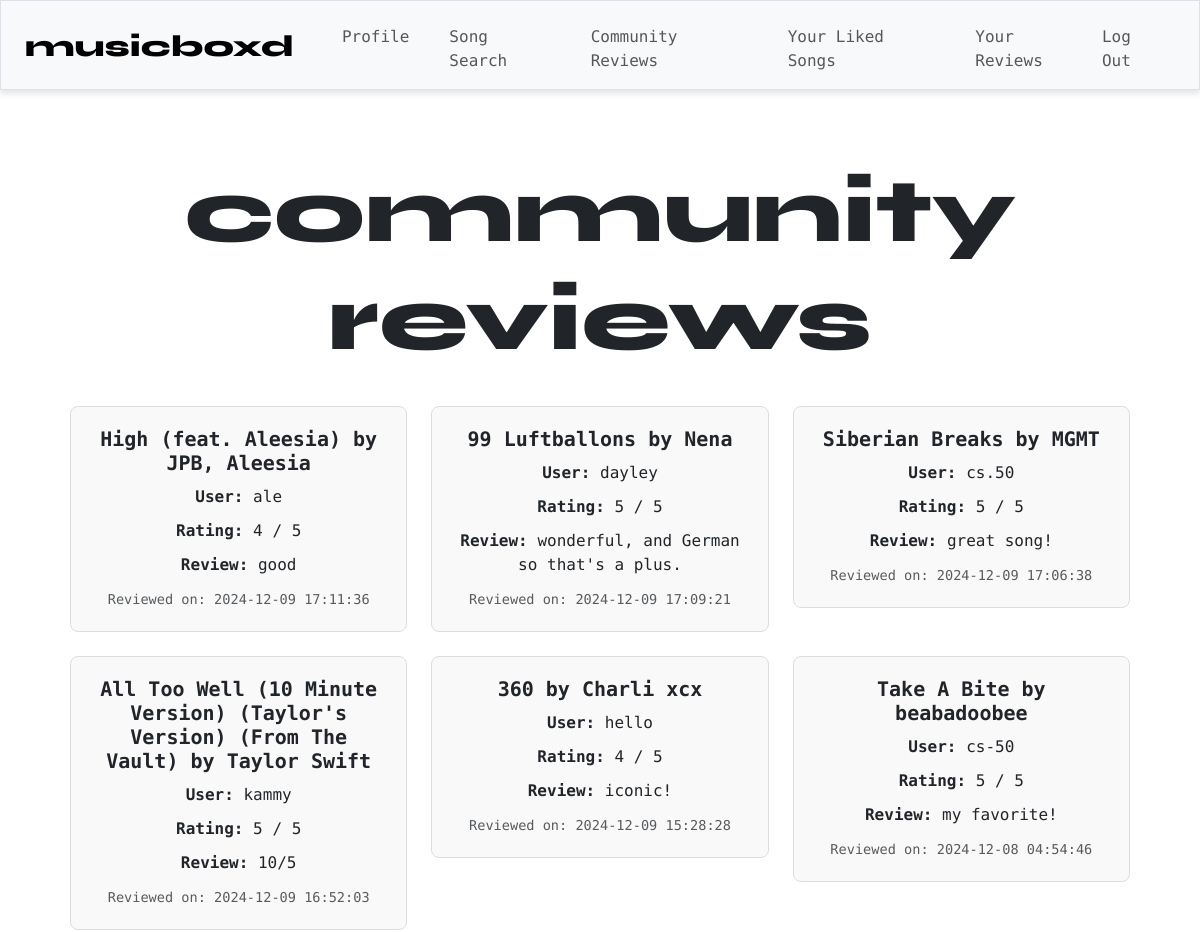
Before: /recent (signed in, upper part) with the older database file.
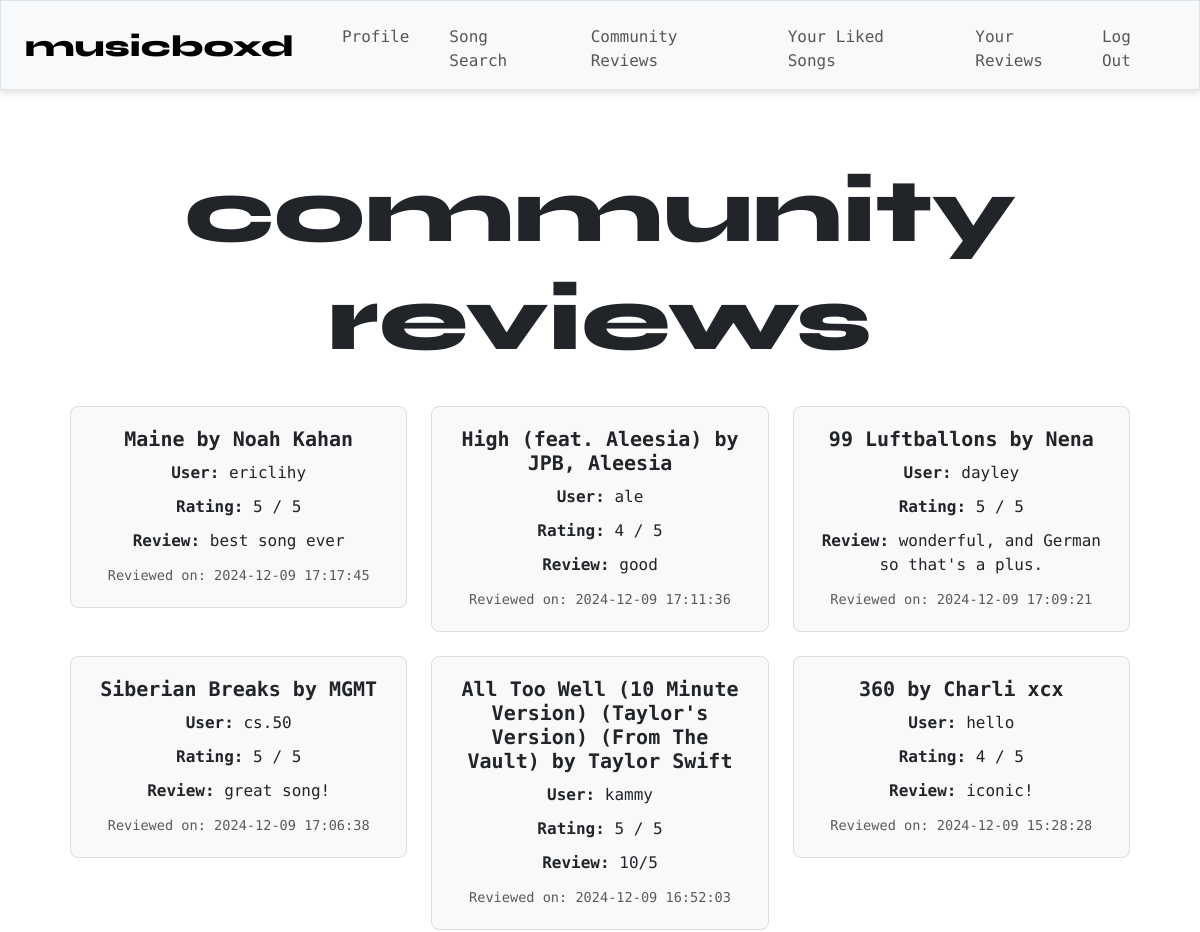
After: the same page with the newer database file.
### tables this page shows
CREATE TABLE reviews ( id INTEGER PRIMARY KEY, review TEXT NOT NULL, rating INTEGER NOT NULL, user_id INTEGER NOT NULL, song_id TEXT NOT NULL, timestamp DATETIME DEFAULT CURRENT_TIMESTAMP, FOREIGN KEY (user_id) REFERENCES users (id), FOREIGN KEY (song_id) REFERENCES songs (id) );

CREATE TABLE songs ( id TEXT PRIMARY KEY, title TEXT NOT NULL, artist TEXT NOT NULL);

CREATE TABLE users ( id INTEGER PRIMARY KEY, username TEXT NOT NULL UNIQUE, hash TEXT NOT NULL );

### app.py (the view)
@app.route("/recent")
@login_required
def recent():
    reviews = db.execute("""
        SELECT users.username, reviews.rating, reviews.timestamp, reviews.review,
               songs.title AS song_title, songs.artist AS song_artist
        FROM reviews
        JOIN users ON reviews.user_id = users.id
        JOIN songs ON reviews.song_id = songs.id
        ORDER BY reviews.timestamp DESC
    """)
    return render_template("recent.html", reviews=reviews)

### helpers.py (called while the page is built)
def login_required(f):
    @wraps(f)
    def decorated_function(*args, **kwargs):
        if session.get("user_id") is None:
            return redirect("/login")
        return f(*args, **kwargs)
    return decorated_function

### templates/recent.html (shortened to what this page needs)
{% extends "layout.html" %}
{% block main %}
    <div class="container">
        <h1 class="syne">community<br>reviews</h1>
        <br>
        {% if reviews %}
            <div class="row row-cols-1 row-cols-md-3 g-4">
                {% for review in reviews %}
                    <div class="col">
                        <div class="card">
                            <div class="card-body">
                                <h5 class="card-title">{{ review.song_title }} by {{ review.song_artist }}</h5>
                                <p class="card-text"><strong>User:</strong> {{ review.username }}</p>
                                <p class="card-text"><strong>Rating:</strong> {{ review.rating }} / 5</p>
                                <p class="card-text"><strong>Review:</strong> {{ review.review }}</p>
                                <p class="card-text"><small class="text-muted">Reviewed on: {{ review.timestamp }}</small></p>
                            </div>
                        </div>
                    </div>
                {% endfor %}
            </div>
        {% else %}
            <p class="text-muted">No reviews yet.</p>
        {% endif %}
    </div>
{% endblock %}

### templates/layout.html (shortened to what this page needs)
<!DOCTYPE html>
<html lang="en">
    <head>
        <link href="https://cdn.jsdelivr.net/npm/bootstrap@5.3.3/dist/css/bootstrap.min.css" rel="stylesheet">
        <link href="https://cdnjs.cloudflare.com/ajax/libs/font-awesome/6.0.0-beta3/css/all.min.css" rel="stylesheet">
        <link href="/static/styles.css" rel="stylesheet">
    </head>
    <body>
        {% if session["user_id"] %}
            <nav class="bg-light border navbar navbar-expand-md navbar-light">
                <div class="container-fluid px-4">
                    <a class="navbar-brand" href="/"><span class="syne" style="font-size:30px">musicboxd</span></a>
                    <div class="collapse navbar-collapse" id="navbar">
                        <ul class="navbar-nav me-auto mt-2">
                            <li class="nav-item ms-4"><a class="nav-link" href="/profile">Profile</a></li>
                            <li class="nav-item ms-4"><a class="nav-link" href="/search">Song Search</a></li>
                            <li class="nav-item ms-4"><a class="nav-link" href="/recent">Community Reviews</a></li>
                            <li class="nav-item ms-4"><a class="nav-link" href="/all_liked">Your Liked Songs</a></li>
                            <li class="nav-item ms-4"><a class="nav-link" href="/all_reviews">Your Reviews</a></li>
                        </ul>
                        <ul class="navbar-nav ms-auto mt-2">
                            <li class="nav-item"><a class="nav-link" href="/logout">Log Out</a></li>
                        </ul>
                    </div>
                </div>
            </nav>
        {% endif %}
        <main class="container py-5 text-center">
            {% block main %}{% endblock %}
        </main>
    </body>
</html>

### static/styles.css (style rules this page uses)
h1 { font-size: 90px; }
p { font-size: 20px; }
ul { list-style-type: none; }
nav { position: sticky; top: 0; left: 0; right: 0; z-index: 1000; background-color: #fff; box-shadow: 0 4px 6px rgba(0, 0, 0, 0.1); padding: 20px; }
nav .navbar-brand { font-size: xx-large; font-family: "Space Mono"; }
.card { border: 1px solid #ddd; border-radius: 8px; background-color: #f9f9f9; transition: box-shadow 0.3s ease-in-out; }
.card-body { padding: 20px; }
.card-title { font-size: 1.25rem; font-weight: bold; margin-bottom: 10px; }
.card-text { font-size: 1rem; margin-bottom: 8px; }
.card-text small { font-size: 0.85rem; color: #6c757d; }
.card-body p { margin-bottom: 10px; }
.container { padding: 20px; }
body { background-color: #ffffff; font-family: "Space Mono"; overflow: visible; }
.syne { font-family: "Syne", sans-serif; font-optical-sizing: auto; font-weight: 800; font-style: normal; }

Changed rows visible on the page:
no longer on this page (row unchanged): reviews: song_title "Take A Bite", song_artist "beabadoobee", username "cs-50", rating "5", review "my favorite!", timestamp "2024-12-08 04:54:46"
added reviews: song_title "Maine", song_artist "Noah Kahan", username "ericlihy", rating "5", review "best song ever", timestamp "2024-12-09 17:17:45"
